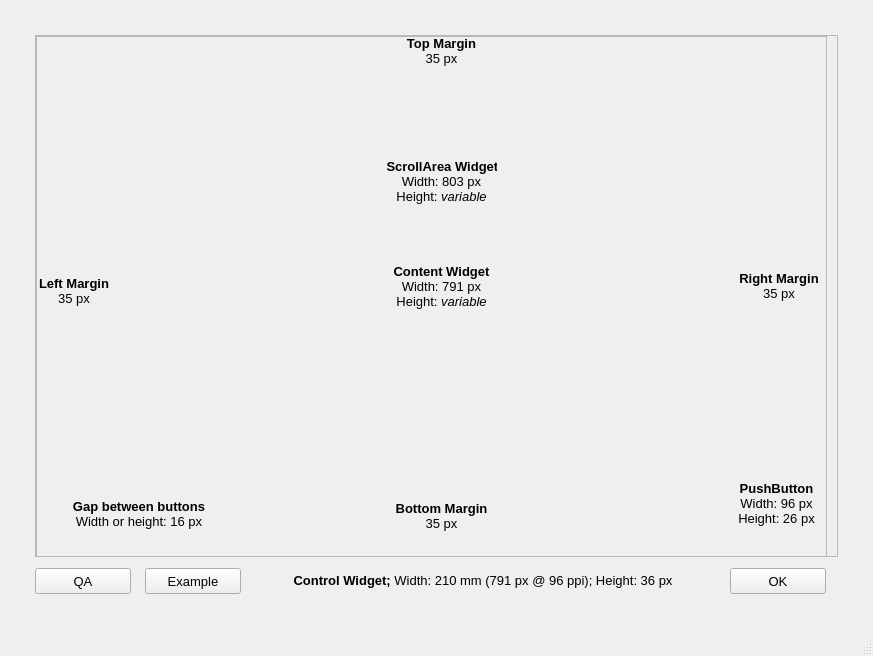
<?xml version="1.0" encoding="UTF-8"?>
<ui version="4.0">
 <class>MainWindow</class>
 <widget class="QMainWindow" name="MainWindow">
  <property name="geometry">
   <rect>
    <x>0</x>
    <y>0</y>
    <width>873</width>
    <height>656</height>
   </rect>
  </property>
  <property name="windowTitle">
   <string>MainWindow</string>
  </property>
  <widget class="QWidget" name="centralwidget">
   <layout class="QGridLayout" name="gridLayout">
    <property name="leftMargin">
     <number>35</number>
    </property>
    <property name="topMargin">
     <number>35</number>
    </property>
    <property name="rightMargin">
     <number>35</number>
    </property>
    <property name="bottomMargin">
     <number>35</number>
    </property>
    <property name="horizontalSpacing">
     <number>0</number>
    </property>
    <item row="0" column="0">
     <widget class="QScrollArea" name="scrollArea">
      <property name="minimumSize">
       <size>
        <width>803</width>
        <height>501</height>
       </size>
      </property>
      <property name="maximumSize">
       <size>
        <width>803</width>
        <height>16777215</height>
       </size>
      </property>
      <property name="verticalScrollBarPolicy">
       <enum>Qt::ScrollBarAsNeeded</enum>
      </property>
      <property name="widgetResizable">
       <bool>true</bool>
      </property>
      <widget class="QWidget" name="scrollAreaWidgetContents">
       <property name="geometry">
        <rect>
         <x>0</x>
         <y>0</y>
         <width>791</width>
         <height>501</height>
        </rect>
       </property>
       <property name="minimumSize">
        <size>
         <width>791</width>
         <height>501</height>
        </size>
       </property>
       <widget class="QFrame" name="frame_content">
        <property name="geometry">
         <rect>
          <x>0</x>
          <y>0</y>
          <width>791</width>
          <height>601</height>
         </rect>
        </property>
        <property name="minimumSize">
         <size>
          <width>791</width>
          <height>601</height>
         </size>
        </property>
        <property name="maximumSize">
         <size>
          <width>791</width>
          <height>16777215</height>
         </size>
        </property>
        <property name="frameShape">
         <enum>QFrame::StyledPanel</enum>
        </property>
        <property name="frameShadow">
         <enum>QFrame::Raised</enum>
        </property>
        <widget class="QLabel" name="label">
         <property name="geometry">
          <rect>
           <x>350</x>
           <y>225</y>
           <width>111</width>
           <height>51</height>
          </rect>
         </property>
         <property name="text">
          <string>&lt;html&gt;&lt;head/&gt;&lt;body&gt;&lt;p align=&quot;center&quot;&gt;&lt;span style=&quot; font-size:10pt; font-weight:600;&quot;&gt;Content Widget&lt;br/&gt;&lt;/span&gt;&lt;span style=&quot; font-size:10pt;&quot;&gt;Width: 791 px&lt;br/&gt;Height: &lt;/span&gt;&lt;span style=&quot; font-size:10pt; font-style:italic;&quot;&gt;variable&lt;/span&gt;&lt;/p&gt;&lt;/body&gt;&lt;/html&gt;</string>
         </property>
        </widget>
        <widget class="QLabel" name="label_3">
         <property name="geometry">
          <rect>
           <x>695</x>
           <y>440</y>
           <width>91</width>
           <height>56</height>
          </rect>
         </property>
         <property name="text">
          <string>&lt;html&gt;&lt;head/&gt;&lt;body&gt;&lt;p align=&quot;center&quot;&gt;&lt;span style=&quot; font-size:10pt; font-weight:600;&quot;&gt;PushButton&lt;br/&gt;&lt;/span&gt;&lt;span style=&quot; font-size:10pt;&quot;&gt;Width: 96 px&lt;br/&gt;Height: 26 px&lt;/span&gt;&lt;/p&gt;&lt;/body&gt;&lt;/html&gt;</string>
         </property>
        </widget>
        <widget class="QLabel" name="label_4">
         <property name="geometry">
          <rect>
           <x>25</x>
           <y>460</y>
           <width>156</width>
           <height>36</height>
          </rect>
         </property>
         <property name="text">
          <string>&lt;html&gt;&lt;head/&gt;&lt;body&gt;&lt;p align=&quot;center&quot;&gt;&lt;span style=&quot; font-size:10pt; font-weight:600;&quot;&gt;Gap between buttons&lt;br/&gt;&lt;/span&gt;&lt;span style=&quot; font-size:10pt;&quot;&gt;Width or height: 16 px&lt;/span&gt;&lt;/p&gt;&lt;/body&gt;&lt;/html&gt;</string>
         </property>
        </widget>
        <widget class="QLabel" name="label_5">
         <property name="geometry">
          <rect>
           <x>700</x>
           <y>235</y>
           <width>86</width>
           <height>31</height>
          </rect>
         </property>
         <property name="text">
          <string>&lt;html&gt;&lt;head/&gt;&lt;body&gt;&lt;p align=&quot;center&quot;&gt;&lt;span style=&quot; font-size:10pt; font-weight:600;&quot;&gt;Right Margin&lt;br/&gt;&lt;/span&gt;&lt;span style=&quot; font-size:10pt;&quot;&gt;35 px&lt;/span&gt;&lt;/p&gt;&lt;/body&gt;&lt;/html&gt;</string>
         </property>
        </widget>
        <widget class="QLabel" name="label_6">
         <property name="geometry">
          <rect>
           <x>355</x>
           <y>465</y>
           <width>101</width>
           <height>31</height>
          </rect>
         </property>
         <property name="text">
          <string>&lt;html&gt;&lt;head/&gt;&lt;body&gt;&lt;p align=&quot;center&quot;&gt;&lt;span style=&quot; font-size:10pt; font-weight:600;&quot;&gt;Bottom Margin&lt;br/&gt;&lt;/span&gt;&lt;span style=&quot; font-size:10pt;&quot;&gt;35 px&lt;/span&gt;&lt;/p&gt;&lt;/body&gt;&lt;/html&gt;</string>
         </property>
        </widget>
        <widget class="QLabel" name="label_7">
         <property name="geometry">
          <rect>
           <x>0</x>
           <y>240</y>
           <width>76</width>
           <height>31</height>
          </rect>
         </property>
         <property name="text">
          <string>&lt;html&gt;&lt;head/&gt;&lt;body&gt;&lt;p align=&quot;center&quot;&gt;&lt;span style=&quot; font-size:10pt; font-weight:600;&quot;&gt;Left Margin&lt;br/&gt;&lt;/span&gt;&lt;span style=&quot; font-size:10pt;&quot;&gt;35 px&lt;/span&gt;&lt;/p&gt;&lt;/body&gt;&lt;/html&gt;</string>
         </property>
        </widget>
        <widget class="QLabel" name="label_8">
         <property name="geometry">
          <rect>
           <x>360</x>
           <y>0</y>
           <width>91</width>
           <height>31</height>
          </rect>
         </property>
         <property name="text">
          <string>&lt;html&gt;&lt;head/&gt;&lt;body&gt;&lt;p align=&quot;center&quot;&gt;&lt;span style=&quot; font-size:10pt; font-weight:600;&quot;&gt;Top Margin&lt;br/&gt;&lt;/span&gt;&lt;span style=&quot; font-size:10pt;&quot;&gt;35 px&lt;/span&gt;&lt;/p&gt;&lt;/body&gt;&lt;/html&gt;</string>
         </property>
        </widget>
        <widget class="QLabel" name="label_9">
         <property name="geometry">
          <rect>
           <x>350</x>
           <y>120</y>
           <width>111</width>
           <height>51</height>
          </rect>
         </property>
         <property name="text">
          <string>&lt;html&gt;&lt;head/&gt;&lt;body&gt;&lt;p align=&quot;center&quot;&gt;&lt;span style=&quot; font-size:10pt; font-weight:600;&quot;&gt;ScrollArea Widget&lt;br/&gt;&lt;/span&gt;&lt;span style=&quot; font-size:10pt;&quot;&gt;Width: 803 px&lt;br/&gt;Height: &lt;/span&gt;&lt;span style=&quot; font-size:10pt; font-style:italic;&quot;&gt;variable&lt;/span&gt;&lt;/p&gt;&lt;/body&gt;&lt;/html&gt;</string>
         </property>
        </widget>
       </widget>
      </widget>
     </widget>
    </item>
    <item row="1" column="0">
     <widget class="QWidget" name="widget_control" native="true">
      <property name="minimumSize">
       <size>
        <width>791</width>
        <height>36</height>
       </size>
      </property>
      <property name="maximumSize">
       <size>
        <width>791</width>
        <height>36</height>
       </size>
      </property>
      <widget class="QLabel" name="label_2">
       <property name="geometry">
        <rect>
         <x>250</x>
         <y>5</y>
         <width>396</width>
         <height>26</height>
        </rect>
       </property>
       <property name="text">
        <string>&lt;html&gt;&lt;head/&gt;&lt;body&gt;&lt;p align=&quot;center&quot;&gt;&lt;span style=&quot; font-size:10pt; font-weight:600;&quot;&gt;Control Widget; &lt;/span&gt;&lt;span style=&quot; font-size:10pt;&quot;&gt;Width: 210 mm (791 px @ 96 ppi); Height: 36 px&lt;/span&gt;&lt;/p&gt;&lt;/body&gt;&lt;/html&gt;</string>
       </property>
      </widget>
      <widget class="QPushButton" name="pushButton_control_ok">
       <property name="geometry">
        <rect>
         <x>695</x>
         <y>5</y>
         <width>96</width>
         <height>26</height>
        </rect>
       </property>
       <property name="font">
        <font>
         <pointsize>10</pointsize>
        </font>
       </property>
       <property name="text">
        <string>OK</string>
       </property>
       <property name="autoDefault">
        <bool>true</bool>
       </property>
      </widget>
      <widget class="QPushButton" name="pushButton_control_example">
       <property name="geometry">
        <rect>
         <x>110</x>
         <y>5</y>
         <width>96</width>
         <height>26</height>
        </rect>
       </property>
       <property name="font">
        <font>
         <pointsize>10</pointsize>
        </font>
       </property>
       <property name="text">
        <string>Example</string>
       </property>
       <property name="autoDefault">
        <bool>true</bool>
       </property>
      </widget>
      <widget class="QPushButton" name="pushButton_control_qa">
       <property name="geometry">
        <rect>
         <x>0</x>
         <y>5</y>
         <width>96</width>
         <height>26</height>
        </rect>
       </property>
       <property name="font">
        <font>
         <pointsize>10</pointsize>
        </font>
       </property>
       <property name="text">
        <string>QA</string>
       </property>
      </widget>
     </widget>
    </item>
   </layout>
  </widget>
  <widget class="QMenuBar" name="menubar">
   <property name="geometry">
    <rect>
     <x>0</x>
     <y>0</y>
     <width>873</width>
     <height>22</height>
    </rect>
   </property>
  </widget>
  <widget class="QStatusBar" name="statusbar"/>
 </widget>
 <resources/>
 <connections/>
</ui>
